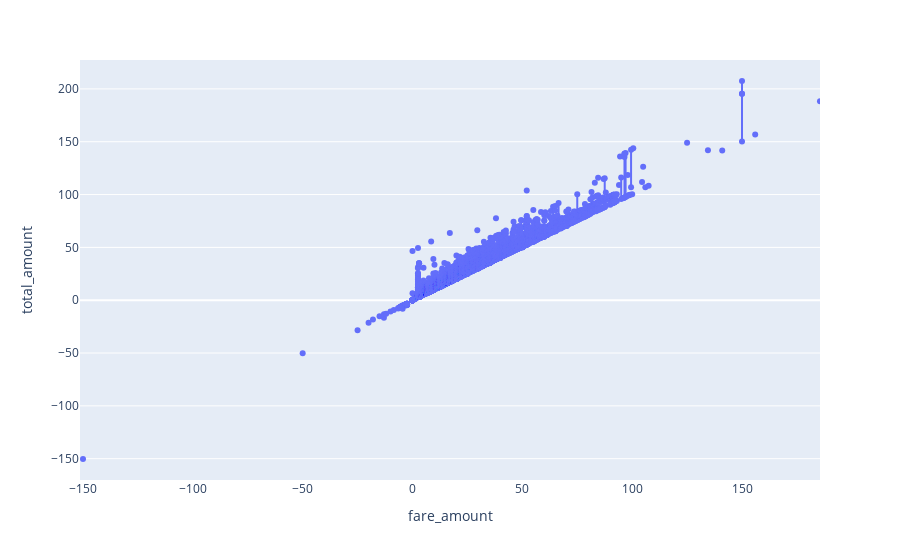

Source (notebook cell):
### Code cell
fig=px.box(df,x="fare_amount",y="total_amount",points="all")
fig.show()

### Figure 1 — Plotly figure (JSON) as saved in the notebook; plotly's stock layout.template omitted (floating-point values rounded to 4 significant figures; data arrays with more than 128 entries replaced by an {"elided": "..."} marker saying what was removed)
{"data": [{"alignmentgroup": "True", "boxpoints": "all", "hovertemplate": "fare_amount=%{x}<br>total_amount=%{y}<extra></extra>", "legendgroup": "", "marker": {"color": "#636efa"}, "name": "", "notched": false, "offsetgroup": "", "orientation": "v", "showlegend": false, "type": "box", "x": {"elided": "19421 float values"}, "x0": " ", "xaxis": "x", "y": {"elided": "19421 float values"}, "y0": " ", "yaxis": "y"}], "layout": {"boxmode": "group", "legend": {"tracegroupgap": 0}, "margin": {"t": 60}, "xaxis": {"anchor": "y", "domain": [0, 1], "title": {"text": "fare_amount"}}, "yaxis": {"anchor": "x", "domain": [0, 1], "title": {"text": "total_amount"}}}}
